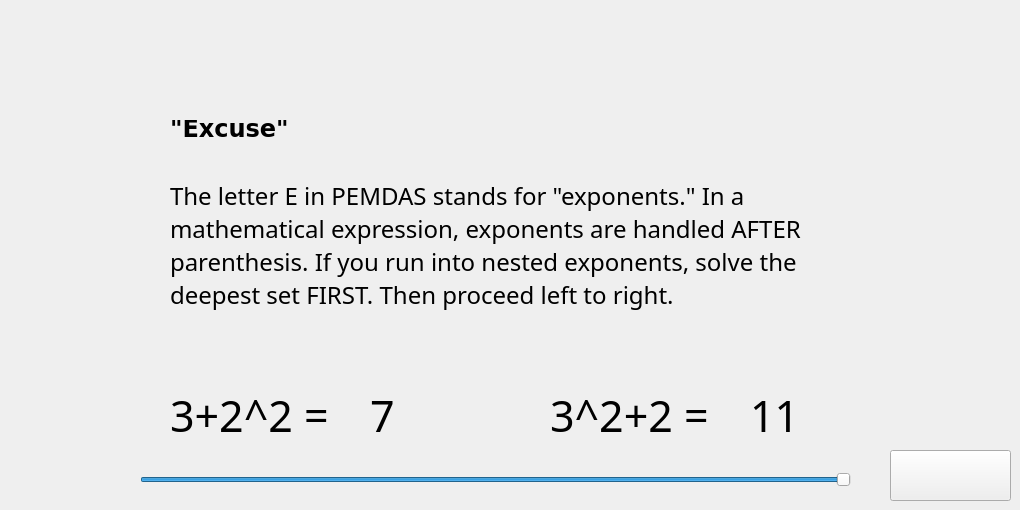
     <widget class="QWidget" name="letterE">
      <widget class="QLabel" name="exampleE1">
       <property name="geometry">
        <rect>
         <x>170</x>
         <y>380</y>
         <width>181</width>
         <height>71</height>
        </rect>
       </property>
       <property name="font">
        <font>
         <family>Source Code Pro</family>
         <pointsize>32</pointsize>
        </font>
       </property>
       <property name="text">
        <string>3+2^2 =</string>
       </property>
      </widget>
      <widget class="QPushButton" name="backE">
       <property name="geometry">
        <rect>
         <x>890</x>
         <y>450</y>
         <width>121</width>
         <height>51</height>
        </rect>
       </property>
       <property name="styleSheet">
        <string notr="true">border-image: url(:/Pictures/goback.png);</string>
       </property>
       <property name="text">
        <string/>
       </property>
      </widget>
      <widget class="QLabel" name="exampleE2">
       <property name="geometry">
        <rect>
         <x>550</x>
         <y>380</y>
         <width>181</width>
         <height>71</height>
        </rect>
       </property>
       <property name="font">
        <font>
         <family>Source Code Pro</family>
         <pointsize>32</pointsize>
        </font>
       </property>
       <property name="text">
        <string>3^2+2 =</string>
       </property>
      </widget>
      <widget class="QSlider" name="timerE">
       <property name="geometry">
        <rect>
         <x>140</x>
         <y>470</y>
         <width>711</width>
         <height>20</height>
        </rect>
       </property>
       <property name="maximum">
        <number>1000</number>
       </property>
       <property name="value">
        <number>1000</number>
       </property>
       <property name="sliderPosition">
        <number>1000</number>
       </property>
       <property name="orientation">
        <enum>Qt::Horizontal</enum>
       </property>
      </widget>
      <widget class="QLabel" name="phraseE">
       <property name="geometry">
        <rect>
         <x>170</x>
         <y>120</y>
         <width>121</width>
         <height>17</height>
        </rect>
       </property>
       <property name="font">
        <font>
         <family>DejaVu Sans</family>
         <pointsize>18</pointsize>
         <weight>75</weight>
         <bold>true</bold>
        </font>
       </property>
       <property name="text">
        <string>&quot;Excuse&quot;</string>
       </property>
      </widget>
      <widget class="QLabel" name="exampleE1_Ans">
       <property name="geometry">
        <rect>
         <x>370</x>
         <y>380</y>
         <width>31</width>
         <height>71</height>
        </rect>
       </property>
       <property name="font">
        <font>
         <family>Source Code Pro</family>
         <pointsize>32</pointsize>
        </font>
       </property>
       <property name="text">
        <string>7</string>
       </property>
      </widget>
      <widget class="QLabel" name="tutorialE">
       <property name="geometry">
        <rect>
         <x>170</x>
         <y>170</y>
         <width>671</width>
         <height>151</height>
        </rect>
       </property>
       <property name="font">
        <font>
         <family>Courier 10 Pitch</family>
         <pointsize>18</pointsize>
        </font>
       </property>
       <property name="text">
        <string>The letter E in PEMDAS stands for &quot;exponents.&quot; In a mathematical expression, exponents are handled AFTER parenthesis. If you run into nested exponents, solve the deepest set FIRST. Then proceed left to right.</string>
       </property>
       <property name="textFormat">
        <enum>Qt::AutoText</enum>
       </property>
       <property name="scaledContents">
        <bool>false</bool>
       </property>
       <property name="wordWrap">
        <bool>true</bool>
       </property>
      </widget>
      <widget class="QLabel" name="exampleE2_Ans">
       <property name="geometry">
        <rect>
         <x>750</x>
         <y>380</y>
         <width>51</width>
         <height>71</height>
        </rect>
       </property>
       <property name="font">
        <font>
         <family>Source Code Pro</family>
         <pointsize>32</pointsize>
        </font>
       </property>
       <property name="text">
        <string>11</string>
       </property>
      </widget>
     </widget>
